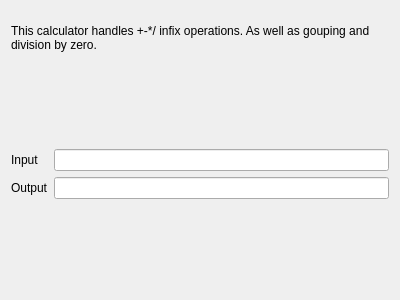
<?xml version="1.0" encoding="UTF-8"?>
<ui version="4.0">
 <class>Widget</class>
 <widget class="QWidget" name="Widget">
  <property name="geometry">
   <rect>
    <x>0</x>
    <y>0</y>
    <width>400</width>
    <height>300</height>
   </rect>
  </property>
  <property name="windowTitle">
   <string>Calculator</string>
  </property>
  <layout class="QVBoxLayout" name="verticalLayout">
   <item>
    <spacer name="verticalSpacer_2">
     <property name="orientation">
      <enum>Qt::Vertical</enum>
     </property>
     <property name="sizeType">
      <enum>QSizePolicy::Fixed</enum>
     </property>
     <property name="sizeHint" stdset="0">
      <size>
       <width>20</width>
       <height>13</height>
      </size>
     </property>
    </spacer>
   </item>
   <item>
    <widget class="QLabel" name="label">
     <property name="text">
      <string>This calculator handles +-*/ infix operations. As well as gouping and division by zero.</string>
     </property>
     <property name="wordWrap">
      <bool>true</bool>
     </property>
    </widget>
   </item>
   <item>
    <spacer name="verticalSpacer">
     <property name="orientation">
      <enum>Qt::Vertical</enum>
     </property>
     <property name="sizeHint" stdset="0">
      <size>
       <width>20</width>
       <height>77</height>
      </size>
     </property>
    </spacer>
   </item>
   <item>
    <layout class="QFormLayout" name="formLayout">
     <item row="0" column="0">
      <widget class="QLabel" name="label_2">
       <property name="text">
        <string>Input</string>
       </property>
      </widget>
     </item>
     <item row="0" column="1">
      <widget class="QLineEdit" name="inputLineEdit"/>
     </item>
     <item row="1" column="0">
      <widget class="QLabel" name="label_3">
       <property name="text">
        <string>Output</string>
       </property>
      </widget>
     </item>
     <item row="1" column="1">
      <widget class="QLineEdit" name="outputLineEdit"/>
     </item>
    </layout>
   </item>
   <item>
    <spacer name="verticalSpacer_3">
     <property name="orientation">
      <enum>Qt::Vertical</enum>
     </property>
     <property name="sizeHint" stdset="0">
      <size>
       <width>20</width>
       <height>76</height>
      </size>
     </property>
    </spacer>
   </item>
  </layout>
 </widget>
 <layoutdefault spacing="6" margin="11"/>
 <resources/>
 <connections/>
</ui>
